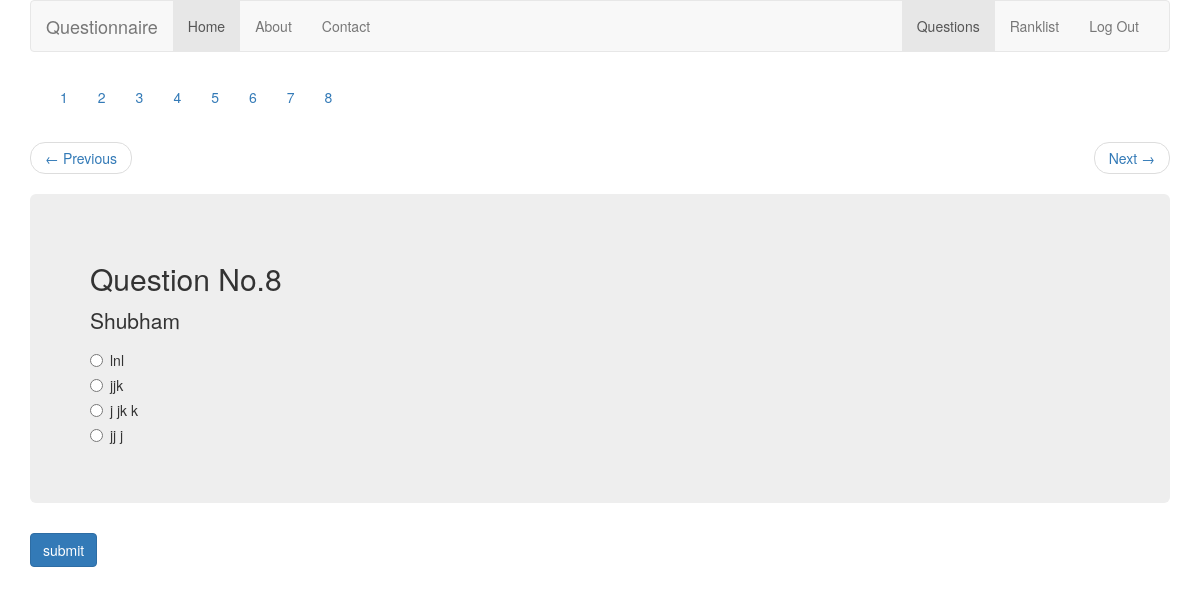
The app's page /main.php?data=8 with its own data.
### tables this page shows
CREATE TABLE IF NOT EXISTS `question` (
  `id` int(11) NOT NULL AUTO_INCREMENT,
  `question` varchar(1000) NOT NULL,
  `opt1` varchar(1000) NOT NULL,
  `opt2` varchar(1000) NOT NULL,
  `opt3` varchar(1000) NOT NULL,
  `opt4` varchar(1000) NOT NULL,
  `optcr` varchar(1000) NOT NULL,
  PRIMARY KEY (`id`)
);

### main.php (the view, shortened to what this page needs)
<!DOCTYPE html>
<html lang="en"><head><meta http-equiv="Content-Type" content="text/html; charset=UTF-8">
    <link href="css/bootstrap.min.css" rel="stylesheet">
  </head>
  <body>
    <div class="container">
      <nav class="navbar navbar-default">
        <div class="container-fluid">
          <div class="navbar-header">
            <a class="navbar-brand" href="#">Questionnaire</a>
          </div>
          <div id="navbar" class="navbar-collapse collapse">
            <ul class="nav navbar-nav">
              <li class="active"><a href="#">Home</a></li>
              <li ><a href="#">About</a></li>
              <li><a href="#">Contact</a></li>
            </ul>
            <ul class="nav navbar-nav navbar-right">
              <li class="active"><a href="#">Questions <span class="sr-only">(current)</span></a></li>
              <li><a href="#">Ranklist</a></li>
              <li><a href="logout.php">Log Out</a></li>
            </ul>
          </div>
        </div>
      </nav>
      <nav>
      <div id="navbar" class="navbar-collapse collapse">
            <ul class="nav navbar-nav">
			<?php
			$result1=mysql_query("select * from question");
			while($row=mysql_fetch_array($result1))
			{
				$query="main.php?roll="."$_GET[roll]"."&data="."$row[id]";
				 echo " <li class=\"active\"><a href=\"$query\">".$row['id']."</a></li>
				";
			}
			?>
            </ul>
          </div>
      </nav>
			<?php
			$data=$_GET['data'];
			$result2=mysql_query("select * from question where id='$data'");
			while($row=mysql_fetch_array($result2))
			{
				$rown=$row['id'];
				$rown1=$rown-1;
				$queryp="main.php?roll="."$_GET[roll]"."&data="."$rown1";
			echo "
      <nav>
        <ul class=\"pager\">
          <li class=\"previous\"><a href=\"$queryp\"><span aria-hidden=\"true\">&larr;</span> Previous</a></li>
          <li class=\"next\"><a href=\"$queryp\">Next <span aria-hidden=\"true\">&rarr;</span></a></li>
        </ul>
      </nav>
      <div class=\"jumbotron\">
        <h2>Question No.".$row['id']."</h2>
        <p>".$row['question']."</p>
		<form name=\"form1\" method=\"post\" action=\"#\">
        <div class=\"radio\">
          <label>
            <input type=\"radio\" name=\"optionsRadios\" id=\"optionsRadios2\" value=\"opt1\">
            ".$row['opt1']."
          </label>
        </div>
        <div class=\"radio\">
          <label>
            <input type=\"radio\" name=\"optionsRadios\" id=\"optionsRadios2\" value=\"opt2\">
            ".$row['opt2']."
          </label>
        </div>
        <div class=\"radio\">
          <label>
            <input type=\"radio\" name=\"optionsRadios\" id=\"optionsRadios2\" value=\"opt3\">
            ".$row['opt3']."
          </label>
        </div>
        <div class=\"radio\">
          <label>
            <input type=\"radio\" name=\"optionsRadios\" id=\"optionsRadios2\" value=\"opt4\">
            ".$row['opt4']."
          </label>
        </div>
      </div>
      <p>
          <input type=\"submit\" class=\"submit btn btn-primary\"  name=\"submit\" value=\"submit\"></input><br/>
        </p>
		</form>
			";
			}
		?>
    </div>
</body></html>

### records on screen
question: id "1"
question: id "2"
question: id "3"
question: id "4"
question: id "5"
question: id "6"
question: id "7"
question: id "8", question "Shubham", opt1 "lnl", opt2 "jjk", opt3 "j jk k", opt4 "jj j"
